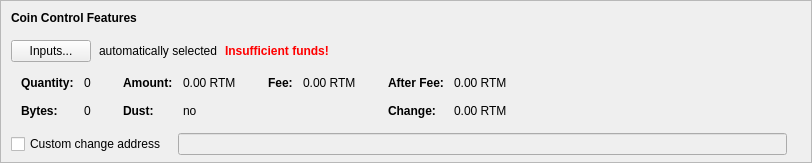
      <widget class="QFrame" name="frameCoinControl">
       <property name="sizePolicy">
        <sizepolicy hsizetype="Expanding" vsizetype="Fixed">
         <horstretch>0</horstretch>
         <verstretch>0</verstretch>
        </sizepolicy>
       </property>
       <property name="maximumSize">
        <size>
         <width>16777215</width>
         <height>16777215</height>
        </size>
       </property>
       <property name="frameShape">
        <enum>QFrame::StyledPanel</enum>
       </property>
       <property name="frameShadow">
        <enum>QFrame::Sunken</enum>
       </property>
       <layout class="QVBoxLayout" name="verticalLayoutCoinControl2">
        <property name="spacing">
         <number>0</number>
        </property>
        <property name="leftMargin">
         <number>0</number>
        </property>
        <property name="topMargin">
         <number>0</number>
        </property>
        <property name="rightMargin">
         <number>0</number>
        </property>
        <property name="bottomMargin">
         <number>6</number>
        </property>
        <item>
         <layout class="QVBoxLayout" name="verticalLayoutCoinControl" stretch="0,0,0,0,0">
          <property name="spacing">
           <number>0</number>
          </property>
          <property name="leftMargin">
           <number>10</number>
          </property>
          <property name="topMargin">
           <number>10</number>
          </property>
          <item>
           <layout class="QHBoxLayout" name="horizontalLayoutCoinControl1">
            <property name="bottomMargin">
             <number>15</number>
            </property>
            <item>
             <widget class="QLabel" name="labelCoinControlFeatures">
              <property name="sizePolicy">
               <sizepolicy hsizetype="Preferred" vsizetype="Maximum">
                <horstretch>0</horstretch>
                <verstretch>0</verstretch>
               </sizepolicy>
              </property>
              <property name="font">
               <font>
                <weight>75</weight>
                <bold>true</bold>
               </font>
              </property>
              <property name="styleSheet">
               <string notr="true">font-weight:bold;</string>
              </property>
              <property name="text">
               <string>Coin Control Features</string>
              </property>
             </widget>
            </item>
           </layout>
          </item>
          <item>
           <layout class="QHBoxLayout" name="horizontalLayoutCoinControl2" stretch="0,0,0,0">
            <property name="spacing">
             <number>8</number>
            </property>
            <property name="bottomMargin">
             <number>10</number>
            </property>
            <item>
             <widget class="QPushButton" name="pushButtonCoinControl">
              <property name="styleSheet">
               <string notr="true"/>
              </property>
              <property name="text">
               <string>Inputs...</string>
              </property>
              <property name="autoDefault">
               <bool>false</bool>
              </property>
             </widget>
            </item>
            <item>
             <widget class="QLabel" name="labelCoinControlAutomaticallySelected">
              <property name="text">
               <string>automatically selected</string>
              </property>
              <property name="margin">
               <number>5</number>
              </property>
             </widget>
            </item>
            <item>
             <widget class="QLabel" name="labelCoinControlInsuffFunds">
              <property name="font">
               <font>
                <weight>75</weight>
                <bold>true</bold>
               </font>
              </property>
              <property name="styleSheet">
               <string notr="true">color:red;font-weight:bold;</string>
              </property>
              <property name="text">
               <string>Insufficient funds!</string>
              </property>
              <property name="margin">
               <number>5</number>
              </property>
             </widget>
            </item>
            <item>
             <spacer name="horizontalSpacerCoinControl">
              <property name="orientation">
               <enum>Qt::Horizontal</enum>
              </property>
              <property name="sizeHint" stdset="0">
               <size>
                <width>40</width>
                <height>1</height>
               </size>
              </property>
             </spacer>
            </item>
           </layout>
          </item>
          <item>
           <widget class="QWidget" name="widgetCoinControl" native="true">
            <property name="sizePolicy">
             <sizepolicy hsizetype="Preferred" vsizetype="Preferred">
              <horstretch>0</horstretch>
              <verstretch>0</verstretch>
             </sizepolicy>
            </property>
            <property name="minimumSize">
             <size>
              <width>0</width>
              <height>0</height>
             </size>
            </property>
            <property name="styleSheet">
             <string notr="true"/>
            </property>
            <layout class="QHBoxLayout" name="horizontalLayoutCoinControl5">
             <property name="leftMargin">
              <number>0</number>
             </property>
             <property name="topMargin">
              <number>0</number>
             </property>
             <property name="rightMargin">
              <number>0</number>
             </property>
             <property name="bottomMargin">
              <number>0</number>
             </property>
             <item>
              <layout class="QHBoxLayout" name="horizontalLayoutCoinControl3" stretch="0,0,0,1">
               <property name="spacing">
                <number>20</number>
               </property>
               <property name="topMargin">
                <number>0</number>
               </property>
               <property name="bottomMargin">
                <number>10</number>
               </property>
               <item>
                <layout class="QFormLayout" name="formLayoutCoinControl1">
                 <property name="horizontalSpacing">
                  <number>10</number>
                 </property>
                 <property name="verticalSpacing">
                  <number>14</number>
                 </property>
                 <property name="leftMargin">
                  <number>10</number>
                 </property>
                 <property name="topMargin">
                  <number>4</number>
                 </property>
                 <property name="rightMargin">
                  <number>6</number>
                 </property>
                 <item row="0" column="0">
                  <widget class="QLabel" name="labelCoinControlQuantityText">
                   <property name="font">
                    <font>
                     <weight>75</weight>
                     <bold>true</bold>
                    </font>
                   </property>
                   <property name="text">
                    <string>Quantity:</string>
                   </property>
                   <property name="margin">
                    <number>0</number>
                   </property>
                  </widget>
                 </item>
                 <item row="0" column="1">
                  <widget class="QLabel" name="labelCoinControlQuantity">
                   <property name="cursor">
                    <cursorShape>IBeamCursor</cursorShape>
                   </property>
                   <property name="contextMenuPolicy">
                    <enum>Qt::ActionsContextMenu</enum>
                   </property>
                   <property name="text">
                    <string notr="true">0</string>
                   </property>
                   <property name="margin">
                    <number>0</number>
                   </property>
                   <property name="textInteractionFlags">
                    <set>Qt::LinksAccessibleByMouse|Qt::TextSelectableByKeyboard|Qt::TextSelectableByMouse</set>
                   </property>
                  </widget>
                 </item>
                 <item row="1" column="0">
                  <widget class="QLabel" name="labelCoinControlBytesText">
                   <property name="font">
                    <font>
                     <weight>75</weight>
                     <bold>true</bold>
                    </font>
                   </property>
                   <property name="text">
                    <string>Bytes:</string>
                   </property>
                  </widget>
                 </item>
                 <item row="1" column="1">
                  <widget class="QLabel" name="labelCoinControlBytes">
                   <property name="cursor">
                    <cursorShape>IBeamCursor</cursorShape>
                   </property>
                   <property name="contextMenuPolicy">
                    <enum>Qt::ActionsContextMenu</enum>
                   </property>
                   <property name="text">
                    <string notr="true">0</string>
                   </property>
                   <property name="textInteractionFlags">
                    <set>Qt::LinksAccessibleByMouse|Qt::TextSelectableByKeyboard|Qt::TextSelectableByMouse</set>
                   </property>
                  </widget>
                 </item>
                </layout>
               </item>
               <item>
                <layout class="QFormLayout" name="formLayoutCoinControl2">
                 <property name="horizontalSpacing">
                  <number>10</number>
                 </property>
                 <property name="verticalSpacing">
                  <number>14</number>
                 </property>
                 <property name="leftMargin">
                  <number>6</number>
                 </property>
                 <property name="topMargin">
                  <number>4</number>
                 </property>
                 <property name="rightMargin">
                  <number>6</number>
                 </property>
                 <item row="0" column="0">
                  <widget class="QLabel" name="labelCoinControlAmountText">
                   <property name="font">
                    <font>
                     <weight>75</weight>
                     <bold>true</bold>
                    </font>
                   </property>
                   <property name="text">
                    <string>Amount:</string>
                   </property>
                   <property name="margin">
                    <number>0</number>
                   </property>
                  </widget>
                 </item>
                 <item row="0" column="1">
                  <widget class="QLabel" name="labelCoinControlAmount">
                   <property name="cursor">
                    <cursorShape>IBeamCursor</cursorShape>
                   </property>
                   <property name="contextMenuPolicy">
                    <enum>Qt::ActionsContextMenu</enum>
                   </property>
                   <property name="text">
                    <string notr="true">0.00 RTM</string>
                   </property>
                   <property name="textInteractionFlags">
                    <set>Qt::LinksAccessibleByMouse|Qt::TextSelectableByKeyboard|Qt::TextSelectableByMouse</set>
                   </property>
                  </widget>
                 </item>
                 <item row="1" column="0">
                  <widget class="QLabel" name="labelCoinControlLowOutputText">
                   <property name="font">
                    <font>
                     <weight>75</weight>
                     <bold>true</bold>
                    </font>
                   </property>
                   <property name="text">
                    <string>Dust:</string>
                   </property>
                  </widget>
                 </item>
                 <item row="1" column="1">
                  <widget class="QLabel" name="labelCoinControlLowOutput">
                   <property name="cursor">
                    <cursorShape>IBeamCursor</cursorShape>
                   </property>
                   <property name="contextMenuPolicy">
                    <enum>Qt::ActionsContextMenu</enum>
                   </property>
                   <property name="text">
                    <string notr="true">no</string>
                   </property>
                   <property name="textInteractionFlags">
                    <set>Qt::LinksAccessibleByMouse|Qt::TextSelectableByKeyboard|Qt::TextSelectableByMouse</set>
                   </property>
                  </widget>
                 </item>
                </layout>
               </item>
               <item>
                <layout class="QFormLayout" name="formLayoutCoinControl3">
                 <property name="horizontalSpacing">
                  <number>10</number>
                 </property>
                 <property name="verticalSpacing">
                  <number>14</number>
                 </property>
                 <property name="leftMargin">
                  <number>6</number>
                 </property>
                 <property name="topMargin">
                  <number>4</number>
                 </property>
                 <property name="rightMargin">
                  <number>6</number>
                 </property>
                 <item row="0" column="0">
                  <widget class="QLabel" name="labelCoinControlFeeText">
                   <property name="font">
                    <font>
                     <weight>75</weight>
                     <bold>true</bold>
                    </font>
                   </property>
                   <property name="text">
                    <string>Fee:</string>
                   </property>
                   <property name="margin">
                    <number>0</number>
                   </property>
                  </widget>
                 </item>
                 <item row="0" column="1">
                  <widget class="QLabel" name="labelCoinControlFee">
                   <property name="cursor">
                    <cursorShape>IBeamCursor</cursorShape>
                   </property>
                   <property name="contextMenuPolicy">
                    <enum>Qt::ActionsContextMenu</enum>
                   </property>
                   <property name="text">
                    <string notr="true">0.00 RTM</string>
                   </property>
                   <property name="textInteractionFlags">
                    <set>Qt::LinksAccessibleByMouse|Qt::TextSelectableByKeyboard|Qt::TextSelectableByMouse</set>
                   </property>
                  </widget>
                 </item>
                </layout>
               </item>
               <item>
                <layout class="QFormLayout" name="formLayoutCoinControl4">
                 <property name="horizontalSpacing">
                  <number>10</number>
                 </property>
                 <property name="verticalSpacing">
                  <number>14</number>
                 </property>
                 <property name="leftMargin">
                  <number>6</number>
                 </property>
                 <property name="topMargin">
                  <number>4</number>
                 </property>
                 <property name="rightMargin">
                  <number>6</number>
                 </property>
                 <item row="0" column="0">
                  <widget class="QLabel" name="labelCoinControlAfterFeeText">
                   <property name="font">
                    <font>
                     <weight>75</weight>
                     <bold>true</bold>
                    </font>
                   </property>
                   <property name="text">
                    <string>After Fee:</string>
                   </property>
                   <property name="margin">
                    <number>0</number>
                   </property>
                  </widget>
                 </item>
                 <item row="0" column="1">
                  <widget class="QLabel" name="labelCoinControlAfterFee">
                   <property name="cursor">
                    <cursorShape>IBeamCursor</cursorShape>
                   </property>
                   <property name="contextMenuPolicy">
                    <enum>Qt::ActionsContextMenu</enum>
                   </property>
                   <property name="text">
                    <string notr="true">0.00 RTM</string>
                   </property>
                   <property name="textInteractionFlags">
                    <set>Qt::LinksAccessibleByMouse|Qt::TextSelectableByKeyboard|Qt::TextSelectableByMouse</set>
                   </property>
                  </widget>
                 </item>
                 <item row="1" column="0">
                  <widget class="QLabel" name="labelCoinControlChangeText">
                   <property name="font">
                    <font>
                     <weight>75</weight>
                     <bold>true</bold>
                    </font>
                   </property>
                   <property name="text">
                    <string>Change:</string>
                   </property>
                  </widget>
                 </item>
                 <item row="1" column="1">
                  <widget class="QLabel" name="labelCoinControlChange">
                   <property name="cursor">
                    <cursorShape>IBeamCursor</cursorShape>
                   </property>
                   <property name="contextMenuPolicy">
                    <enum>Qt::ActionsContextMenu</enum>
                   </property>
                   <property name="text">
                    <string notr="true">0.00 RTM</string>
                   </property>
                   <property name="textInteractionFlags">
                    <set>Qt::LinksAccessibleByMouse|Qt::TextSelectableByKeyboard|Qt::TextSelectableByMouse</set>
                   </property>
                  </widget>
                 </item>
                </layout>
               </item>
              </layout>
             </item>
            </layout>
           </widget>
          </item>
          <item>
           <layout class="QHBoxLayout" name="horizontalLayoutCoinControl4" stretch="0,0,0">
            <property name="spacing">
             <number>12</number>
            </property>
            <property name="sizeConstraint">
             <enum>QLayout::SetDefaultConstraint</enum>
            </property>
            <property name="topMargin">
             <number>5</number>
            </property>
            <property name="rightMargin">
             <number>5</number>
            </property>
            <item>
             <widget class="QCheckBox" name="checkBoxCoinControlChange">
              <property name="toolTip">
               <string>If this is activated, but the change address is empty or invalid, change will be sent to a newly generated address.</string>
              </property>
              <property name="text">
               <string>Custom change address</string>
              </property>
             </widget>
            </item>
            <item>
             <widget class="QValidatedLineEdit" name="lineEditCoinControlChange">
              <property name="enabled">
               <bool>false</bool>
              </property>
              <property name="sizePolicy">
               <sizepolicy hsizetype="Expanding" vsizetype="Fixed">
                <horstretch>0</horstretch>
                <verstretch>0</verstretch>
               </sizepolicy>
              </property>
             </widget>
            </item>
            <item>
             <widget class="QLabel" name="labelCoinControlChangeLabel">
              <property name="sizePolicy">
               <sizepolicy hsizetype="Preferred" vsizetype="Expanding">
                <horstretch>0</horstretch>
                <verstretch>0</verstretch>
               </sizepolicy>
              </property>
              <property name="minimumSize">
               <size>
                <width>0</width>
                <height>0</height>
               </size>
              </property>
              <property name="text">
               <string/>
              </property>
              <property name="margin">
               <number>3</number>
              </property>
             </widget>
            </item>
           </layout>
          </item>
          <item>
           <spacer name="verticalSpacerCoinControl">
            <property name="orientation">
             <enum>Qt::Vertical</enum>
            </property>
            <property name="sizeHint" stdset="0">
             <size>
              <width>800</width>
              <height>1</height>
             </size>
            </property>
           </spacer>
          </item>
         </layout>
        </item>
       </layout>
      </widget>
